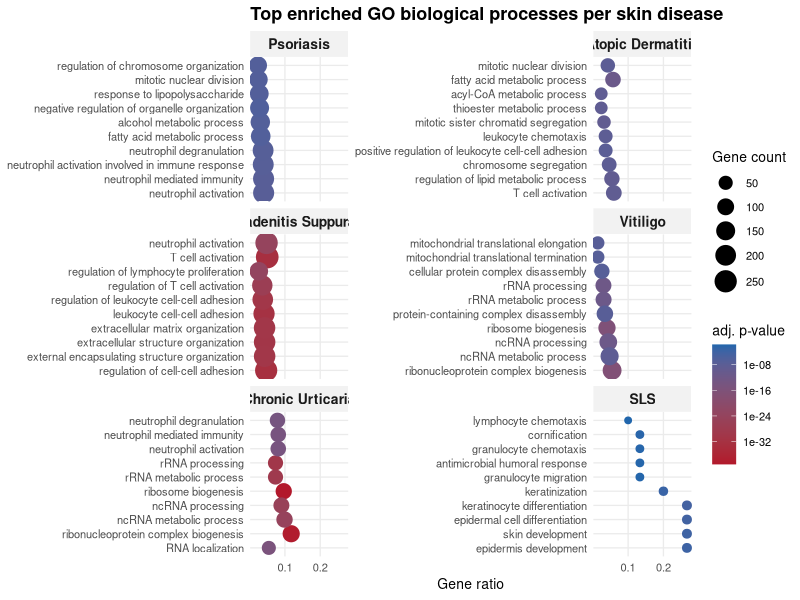
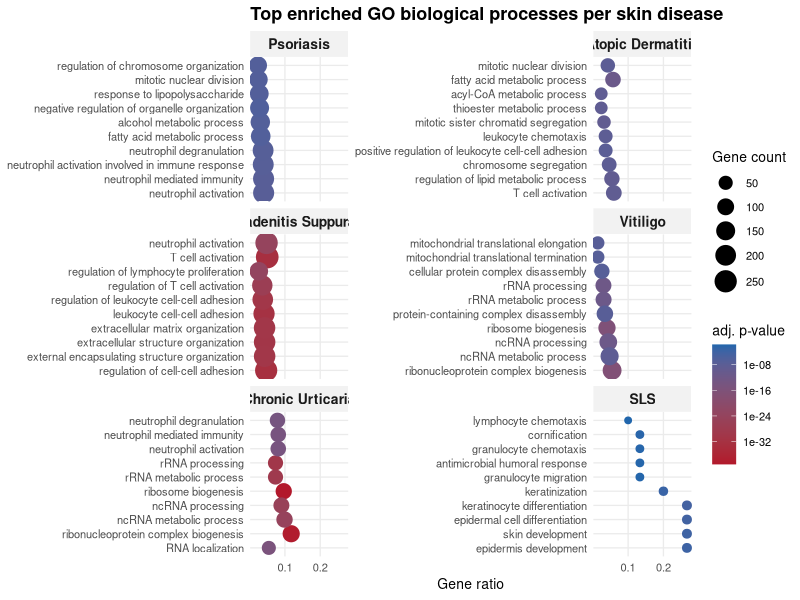

Generate these figures, in order, with R:
# Figure 3: GO biological-process dot plots (figure-generation skill).
# Source: go_enrichment/disease_GO_enrichment_BiologicalProcess.csv
# (the correct 6-disease GO table for this manuscript; NOT the old EAACI/ 4-disease file).

suppressMessages(library(ggplot2))
suppressMessages(library(dplyr))

PALETTE <- c(PS = "#E64B35", AD = "#4DBBD5", HS = "#00A087",
             VL = "#3C5488", CSU = "#F39B7F", SLS = "#8491B4")
CLUSTER_TO_ABB <- c(
  Psoriasis = "PS", Atopic_Dermatitis = "AD", Hidradenitis = "HS",
  Vitiligo = "VL", Chronic_Urticaria = "CSU", SLS = "SLS"
)
DISEASE_LABEL <- c(PS = "Psoriasis", AD = "Atopic Dermatitis", HS = "Hidradenitis Suppurativa",
                    VL = "Vitiligo", CSU = "Chronic Urticaria", SLS = "SLS")

go <- read.csv("go_enrichment/disease_GO_enrichment_BiologicalProcess.csv")
go$abb <- CLUSTER_TO_ABB[go$Cluster]
go$abb <- factor(go$abb, levels = c("PS", "AD", "HS", "VL", "CSU", "SLS"))

# parse GeneRatio "211/5313" -> 211/5313
parse_ratio <- function(x) {
  parts <- strsplit(x, "/")
  sapply(parts, function(p) as.numeric(p[1]) / as.numeric(p[2]))
}
go$gene_ratio <- parse_ratio(go$GeneRatio)

TOP_N <- 10
top <- go %>%
  group_by(abb) %>%
  arrange(p.adjust) %>%
  slice_head(n = TOP_N) %>%
  ungroup()

# order terms within each disease facet by gene_ratio for a clean look
top$Description <- factor(top$Description, levels = rev(unique(top$Description[order(top$abb, top$gene_ratio)])))

p <- ggplot(top, aes(x = gene_ratio, y = Description, size = Count, color = p.adjust)) +
  geom_point() +
  facet_wrap(~ abb, scales = "free_y", ncol = 2,
             labeller = labeller(abb = DISEASE_LABEL)) +
  scale_color_gradient(low = "#B2182B", high = "#2166AC", trans = "log10", name = "adj. p-value") +
  scale_size_continuous(name = "Gene count", range = c(2, 7)) +
  labs(title = "Top enriched GO biological processes per skin disease",
       x = "Gene ratio", y = NULL) +
  theme_minimal(base_size = 10) +
  theme(
    strip.background = element_rect(fill = "grey95", color = NA),
    strip.text = element_text(face = "bold", size = 10),
    axis.text.y = element_text(size = 8),
    plot.title = element_text(face = "bold", size = 13),
    panel.grid.minor = element_blank()
  )

dir.create("images/high_res", showWarnings = FALSE, recursive = TRUE)
ggsave("images/high_res/go_dotplot.png", p, width = 11, height = 10, dpi = 300, bg = "white")
ggsave("images/high_res/go_dotplot.tiff", p, width = 11, height = 10, dpi = 300, compression = "lzw", bg = "white")
message("Saved images/high_res/go_dotplot.png and .tiff")
